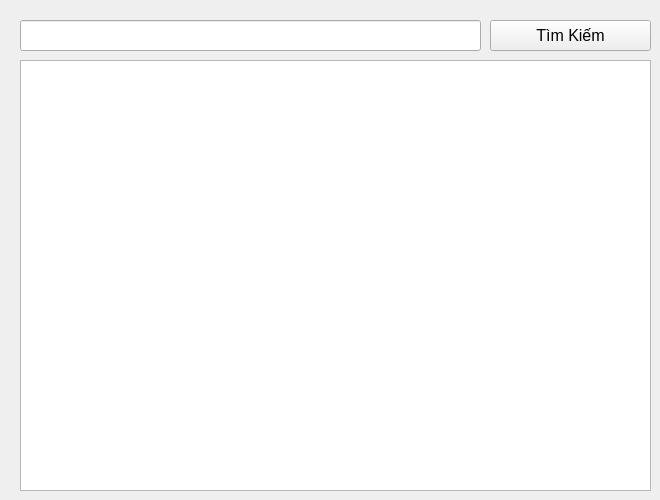
      <widget class="QWidget" name="tdananhsachdichvu_ad">
       <attribute name="title">
        <string>Danh sách dịch vụ</string>
       </attribute>
       <widget class="QTableWidget" name="tbl_dv_ad">
        <property name="geometry">
         <rect>
          <x>20</x>
          <y>60</y>
          <width>631</width>
          <height>431</height>
         </rect>
        </property>
       </widget>
       <widget class="QLineEdit" name="txttimkiem_dv_ad">
        <property name="geometry">
         <rect>
          <x>20</x>
          <y>20</y>
          <width>461</width>
          <height>31</height>
         </rect>
        </property>
        <property name="font">
         <font>
          <pointsize>12</pointsize>
         </font>
        </property>
       </widget>
       <widget class="QPushButton" name="btntimkiem_dv_ad">
        <property name="geometry">
         <rect>
          <x>490</x>
          <y>20</y>
          <width>161</width>
          <height>31</height>
         </rect>
        </property>
        <property name="font">
         <font>
          <pointsize>12</pointsize>
         </font>
        </property>
        <property name="text">
         <string>Tìm Kiếm</string>
        </property>
        <property name="icon">
         <iconset resource="resources.qrc">
          <normaloff>:/newPrefix/Img/search-folder.png</normaloff>:/newPrefix/Img/search-folder.png</iconset>
        </property>
        <property name="iconSize">
         <size>
          <width>20</width>
          <height>20</height>
         </size>
        </property>
       </widget>
      </widget>
